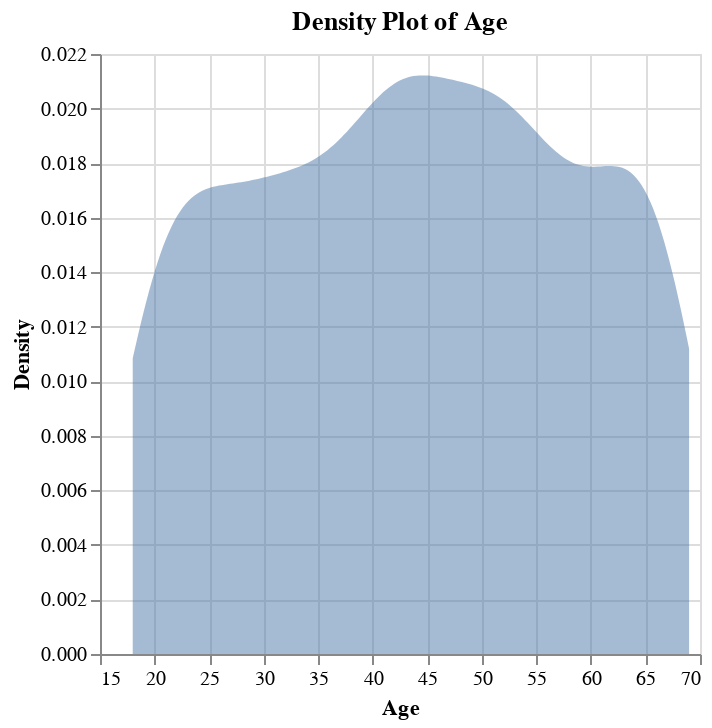
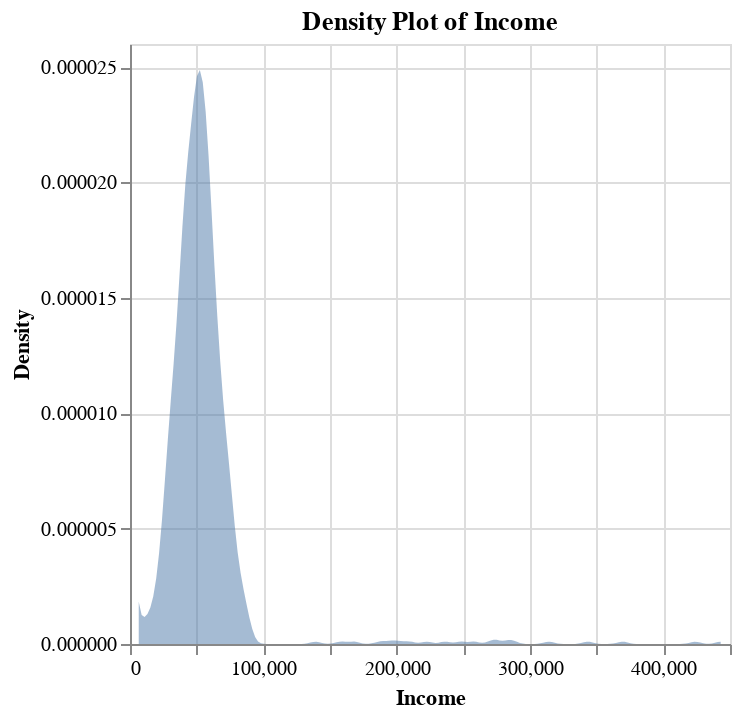
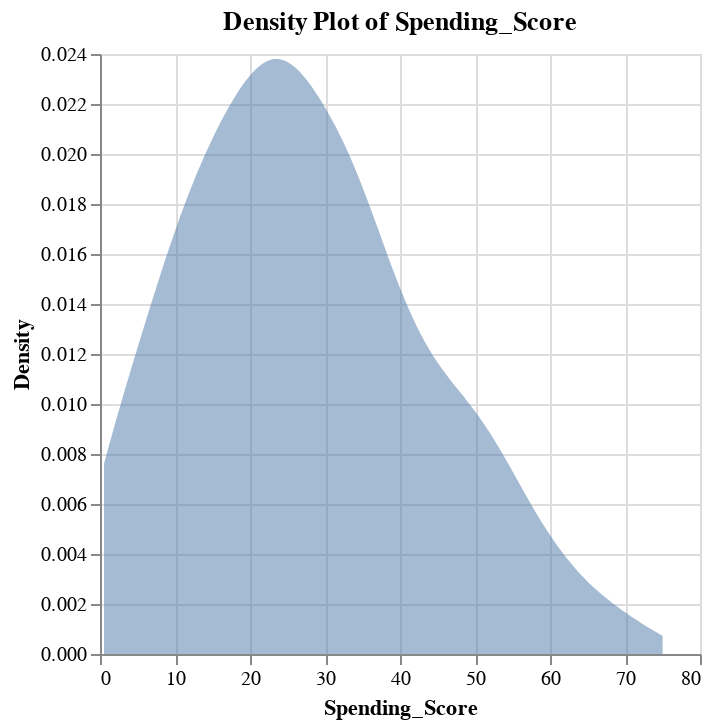
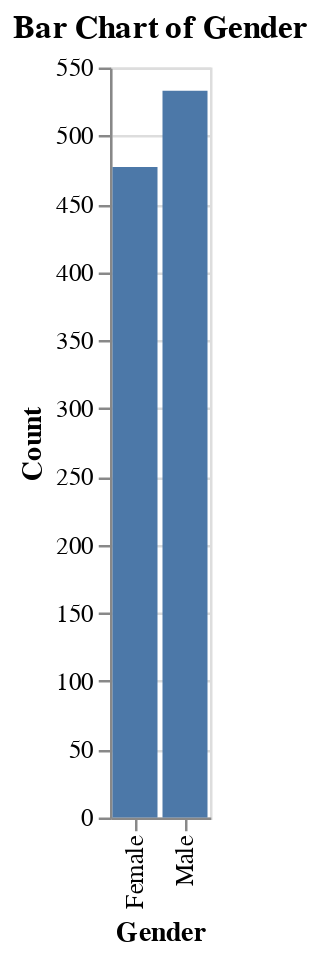

Notebook source saved alongside these figures, in order:
### Markdown cell above
To visualize specific plot types, specify them in the plot_types parameter. For example:

### Code cell
# Generate histograms and density plots only
dp.plotify(df, plot_types=['density', 'bar'])

# Generate scatter plots and correlation heatmap
dp.plotify(df, plot_types=['correlation'])

### Figure 1 — Vega-Lite specification as saved in the notebook (floating-point values rounded to 4 significant figures; data arrays with more than 128 entries replaced by an {"elided": "..."} marker saying what was removed)
{"config": {"view": {"continuousWidth": 300, "continuousHeight": 300}}, "data": {"name": "data-979e99f896df01e8590ff53335b0742d"}, "mark": {"type": "area", "opacity": 0.5}, "encoding": {"x": {"field": "Age", "title": "Age", "type": "quantitative"}, "y": {"field": "density", "title": "Density", "type": "quantitative"}}, "title": "Density Plot of Age", "transform": [{"density": "Age", "as": ["Age", "density"]}], "$schema": "https://vega.github.io/schema/vega-lite/v5.20.1.json", "datasets": {"data-979e99f896df01e8590ff53335b0742d": {"elided": "1010 records"}}}

### Figure 2 — Vega-Lite specification as saved in the notebook (floating-point values rounded to 4 significant figures; data arrays with more than 128 entries replaced by an {"elided": "..."} marker saying what was removed)
{"config": {"view": {"continuousWidth": 300, "continuousHeight": 300}}, "data": {"name": "data-979e99f896df01e8590ff53335b0742d"}, "mark": {"type": "area", "opacity": 0.5}, "encoding": {"x": {"field": "Income", "title": "Income", "type": "quantitative"}, "y": {"field": "density", "title": "Density", "type": "quantitative"}}, "title": "Density Plot of Income", "transform": [{"density": "Income", "as": ["Income", "density"]}], "$schema": "https://vega.github.io/schema/vega-lite/v5.20.1.json", "datasets": {"data-979e99f896df01e8590ff53335b0742d": {"elided": "1010 records"}}}

### Figure 3 — Vega-Lite specification as saved in the notebook (floating-point values rounded to 4 significant figures; data arrays with more than 128 entries replaced by an {"elided": "..."} marker saying what was removed)
{"config": {"view": {"continuousWidth": 300, "continuousHeight": 300}}, "data": {"name": "data-979e99f896df01e8590ff53335b0742d"}, "mark": {"type": "area", "opacity": 0.5}, "encoding": {"x": {"field": "Spending_Score", "title": "Spending_Score", "type": "quantitative"}, "y": {"field": "density", "title": "Density", "type": "quantitative"}}, "title": "Density Plot of Spending_Score", "transform": [{"density": "Spending_Score", "as": ["Spending_Score", "density"]}], "$schema": "https://vega.github.io/schema/vega-lite/v5.20.1.json", "datasets": {"data-979e99f896df01e8590ff53335b0742d": {"elided": "1010 records"}}}

### Figure 4 — Vega-Lite specification as saved in the notebook (floating-point values rounded to 4 significant figures; data arrays with more than 128 entries replaced by an {"elided": "..."} marker saying what was removed)
{"config": {"view": {"continuousWidth": 300, "continuousHeight": 300}}, "data": {"name": "data-979e99f896df01e8590ff53335b0742d"}, "mark": {"type": "bar"}, "encoding": {"x": {"field": "Gender", "title": "Gender", "type": "nominal"}, "y": {"aggregate": "count", "title": "Count", "type": "quantitative"}}, "title": "Bar Chart of Gender", "$schema": "https://vega.github.io/schema/vega-lite/v5.20.1.json", "datasets": {"data-979e99f896df01e8590ff53335b0742d": {"elided": "1010 records"}}}
